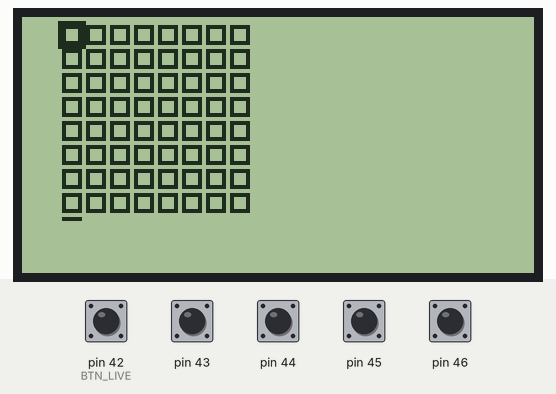
A program run on a simulated Arduino Mega 2560, built with avr-gcc and run on an emulated ATmega2560. On the bench: 128×64 one-colour display. Inputs (shaded band) come from the test bench; at power-on: pin 42 (BTN_LIVE), pin 43–46 HIGH. What the program prints to the serial monitor is not drawn.

Above: at 1.2 s.
1.3 s: pin 45 pulled LOW for 0.15 s
At 3.0 s:
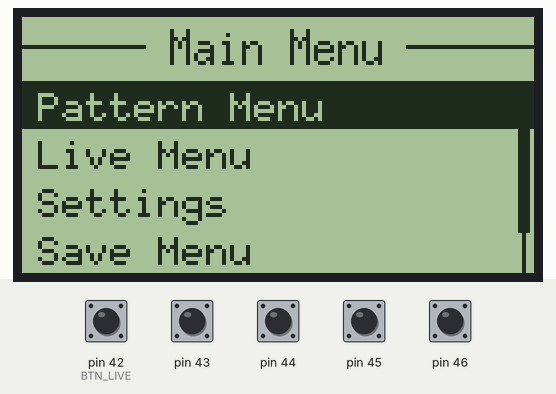
3.3 s: pin 44 pulled LOW for 0.15 s
At 5.0 s:
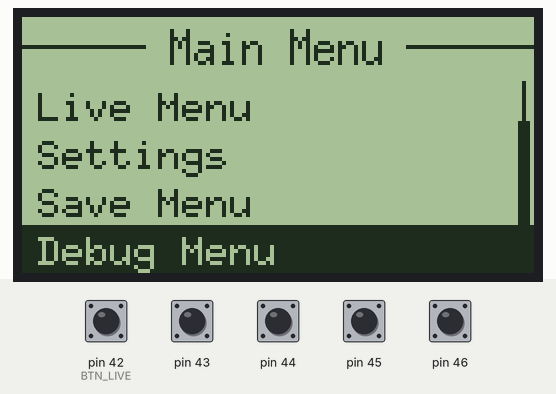
5.3 s: pin 45 pulled LOW for 1 s
At 6.8 s:
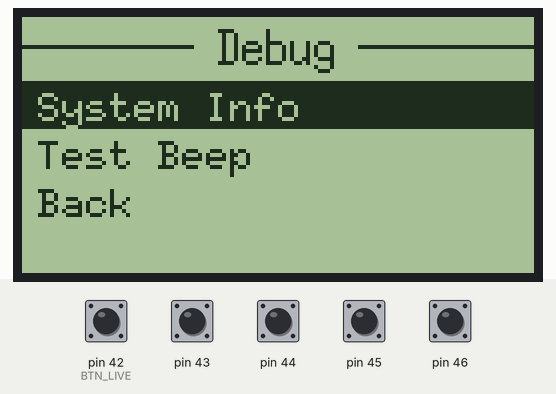
7.8 s: pin 43 pulled LOW for 1 s
At 9.4 s:
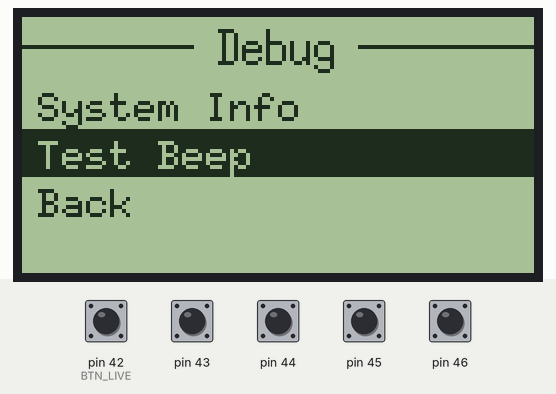
10.3 s: pin 42 (BTN_LIVE) pulled LOW for 1 s
At 11.3 s:
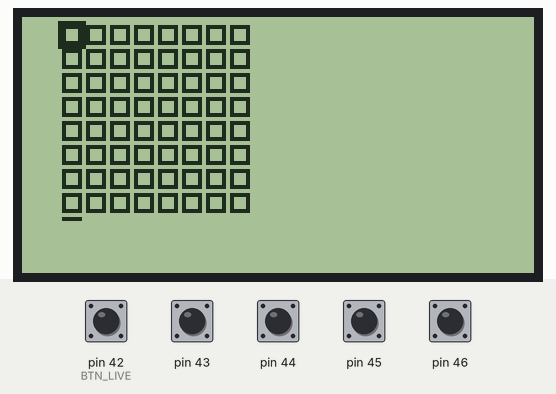
12.8 s: pin 43 pulled LOW for 0.15 s
At 13.9 s:
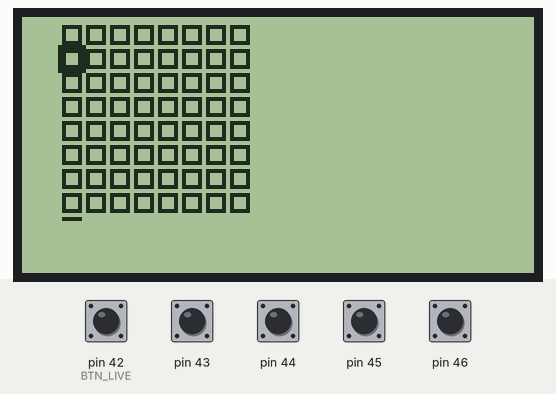
Timing chart, 0 to 15.4 s (numbered marks = the images above; inputs shaded):
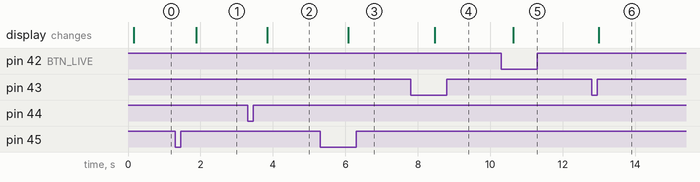

The program:

main.cpp
```cpp
// main.cpp
// Startup sketch for modular context engine
#include <Arduino.h>
#include "config.h"
#include "context_registry.h"
#include "menu_boot.h"
#include "object_classes.h"
#include "context_state.h"
#include "contexts_init.h"
#include "debug.h"
#include "hal_buttons_simple.h"
#include "event_router.h"
#include <avr/wdt.h>
#include <avr/io.h>

// Optional display object
#include <U8g2lib.h>
U8G2_ST7920_128X64_1_SW_SPI u8g2(U8G2_R0, LCD_CLK, LCD_MOSI, LCD_CS);

void setup() {
  //Serial.begin(115200);
  DEBUG_BEGIN();
  hal_buttons_setup();
  DL("Booting Context Engine...");

  // Init display
  u8g2.begin();

  // Init input manager (this sets up pins for all inputs declared in config)
  //initInputManager();

  // Register contexts (menus, live mode, etc.)
  registerAllContexts();

  // Start in LIVE mode (grid) instead of BOOT
  setContextByName("LIVE_MODE");

  DL("Setup complete.");
}


void loop() {
  hal_buttons_poll();  // produce events
  route_events();      // consume + deliver
  if (currentContext()) {
    if (auto* ctx = currentContext()) {
      ctx->update(&u8g2);
      ctx->draw(&u8g2);
    }
  }
}
```

board_profile_MEGA2560.h
```cpp
#pragma once
// Reserved for any Timer/ISR quirks or conditional includes
```

button_matrix.h
```cpp
// button_matrix.h
#pragma once
#include <stdint.h>
void btnmx_init();
uint32_t btnmx_read(); // returns a 36-
```

context_state.h
```cpp
// context_state.h
#ifndef CONTEXT_STATE_H
#define CONTEXT_STATE_H

#include "object_classes.h"

// Switch to a context by its registered name. Returns true if switched.
bool setContextByName(const char* name);

// Navigate back (history > parentName > "MAIN"). Returns true if switched.
bool goBack();

// Read-only pointer to the current context (may be null at boot).
ContextObject* currentContext();

#endif
```

contexts_init.h
```cpp
#ifndef CONTEXTS_INIT_H
#define CONTEXTS_INIT_H
void registerAllContexts();
#endif
```

debug.h
```cpp
#pragma once
#include <Arduino.h>
#include "config.h"   // define DEBUG_SERIAL (0 or 1) and optionally DEBUG_BAUD

// Optional: default baud if you want a helper init
#ifndef DEBUG_BAUD
#define DEBUG_BAUD 115200
#endif

#if DEBUG_SERIAL

// --- Init helper (use in setup() if you want) ---
inline void DEBUG_BEGIN() { Serial.begin(DEBUG_BAUD); }

// --- Literals in PROGMEM ---
inline void DPRINT(const __FlashStringHelper* s)  { Serial.print(s); }
inline void DPRINTLN(const __FlashStringHelper* s){ Serial.println(s); }

// --- Generic variables/values (no format) ---
template<typename T> inline void DPRINT(const T& v)   { Serial.print(v); }
template<typename T> inline void DPRINTLN(const T& v) { Serial.println(v); }

// --- Values with format spec (HEX/DEC/BIN…) ---
template<typename T> inline void DPRINT(const T& v, int fmt)   { Serial.print(v, fmt); }
template<typename T> inline void DPRINTLN(const T& v, int fmt) { Serial.println(v, fmt); }

// --- Convenience for string LITERALS (auto F()) ---
#define DL(x)   DPRINT(F(x))
#define DLLN(x) DPRINTLN(F(x))

#else  // DEBUG_SERIAL == 0  → compile away

inline void DEBUG_BEGIN() {}

inline void DPRINT(const __FlashStringHelper*) {}
inline void DPRINTLN(const __FlashStringHelper*) {}

template<typename T> inline void DPRINT(const T&) {}
template<typename T> inline void DPRINTLN(const T&) {}

template<typename T> inline void DPRINT(const T&, int) {}
template<typename T> inline void DPRINTLN(const T&, int) {}

#define DL(x)   do{}while(0)
#define DLLN(x) do{}while(0)

#endif
```

event_bus.h
```cpp
// event_bus.h
#ifndef EVENT_BUS_H
#define EVENT_BUS_H
#include <stdint.h>


// Event types your HAL can emit
enum EventType : uint8_t {
EVT_NONE = 0,
EVT_KEY_DOWN,
EVT_KEY_UP,
EVT_POT_MOVE,
EVT_TICK_1MS,
EVT_TICK_24PPQN
};


// Event sources (which device produced the event)
// Extend as needed (matrices, pots, encoders, ext clock, etc.)
enum EventSource : uint8_t {
SRC_NONE = 0,
SRC_FN_KEYS = 1, // function button bank (includes BTN_LIVE, SELECT, UP/DOWN)
SRC_MATRIX_A = 2,
SRC_MATRIX_B = 3,
SRC_POTS = 4,
SRC_CLOCK = 5
};


struct Event {
  uint8_t type, src, a, b;   // 4 bytes total
};
static_assert(sizeof(Event)==4, "Event padded!");  // catch padding early
// EventType type;
// EventSource src;
// uint8_t a; // payload (row, pot idx, etc.)
// uint8_t b; // payload (col, value, etc.)
//}


// Push/pop (ring buffer). Use eb_pushFromISR in ISRs.
bool eb_push(const Event& e);
bool eb_pushFromISR(const Event& e);
bool eb_pop(Event& e);


#endif // EVENT_BUS_H
```

event_router.h
```cpp
// event_router.h
#ifndef EVENT_ROUTER_H
#define EVENT_ROUTER_H


#include "event_bus.h"
#include "input_codes.h"


// Pump all pending events and deliver to the current context
// (or perform global actions like snap-to-live)
void route_events();


#endif // EVENT_ROUTER_H
```

events.h
```cpp
// events.h
#ifndef EVENTS_H
#define EVENTS_H

#include <stdint.h>

enum EventKind : uint8_t { EVT_INPUT = 0, EVT_ACTION = 1, EVT_TICK = 2, EVT_IO = 3 };

struct Event {
  EventKind kind;
  uint16_t code;   // e.g., BTN codes, ACTION codes
  int16_t  value;  // e.g., encoder delta, bool flags
};

#endif // EVENTS_H
```

input_codes.h
```cpp
// input_codes.h
#ifndef INPUT_CODES_H
#define INPUT_CODES_H


enum InputCode : int {
IN_NONE = 0,
IN_SELECT = 1,
IN_DOWN = 2,
IN_UP = 3,
IN_LEFT = 4,
IN_RIGHT = 5,
IN_TOGGLE = 6,
IN_PLAY = 7,
IN_STOP = 8,
IN_BACK = 9,
IN_MENU = 10,
IN_LIVE = 11
};


#endif // INPUT_CODES_H
```

menu_boot.h
```cpp
// menu_boot.h
// Declaration for the BOOT context.

#ifndef MENU_BOOT_H
#define MENU_BOOT_H

#include "object_classes.h"

// Subclass of ContextObject with custom behavior
class BootContext : public ContextObject {
public:
  BootContext();
  void draw(void* gfx) override;
  void handleInput(int input) override;
};

extern BootContext bootContext;

#endif // MENU_BOOT_H
```

menu_debug.h
```cpp
// menu_debug.h
#ifndef MENU_DEBUG_H
#define MENU_DEBUG_H

#include "object_classes.h"

class DebugMenuContext : public MenuObject {
public:
  DebugMenuContext();
  void draw(void* gfx) override;
  void update(void* gfx) override;
  void handleInput(int input) override;
};

#endif // MENU_DEBUG_H
```

menu_live.h
```cpp
// // menu_live.h
// #ifndef MENU_LIVE_H
// #define MENU_LIVE_H

// #include "object_classes.h"

// class LiveModeContext : public MenuObject {
// public:
//   LiveModeContext();
//   void draw(void* gfx) override;
//   void update(void* gfx) override;
//   void handleInput(int input) override;
// };

// #endif // MENU_LIVE_H
// menu_live.h
#ifndef MENU_LIVE_H
#define MENU_LIVE_H

#include "object_classes.h"

class LiveModeContext : public ContextObject {
public:
  // You can tune these to match your sequencer
  static const uint8_t COLS = 8;
  static const uint8_t ROWS = 8;

  LiveModeContext();

  void draw(void* gfx) override;          // draws grid
  void handleInput(int input) override;   // reacts to hardware -> mapped inputs
  void update(void* gfx) override;        // advance playhead, blink, etc.

  // Simple grid state (1 = active step)
  bool steps[ROWS][COLS];
  uint8_t cursorCol = 0;
  uint8_t cursorRow = 0;
  uint8_t playhead  = 0;
  bool    playing   = false;

  // Hooks you can wire later
  void toggleStep(uint8_t r, uint8_t c);
  void nextColumn();

private:
  // tiny blink timer
  uint16_t tick = 0;
};

extern LiveModeContext liveModeContext;

#endif // MENU_LIVE_H
```

menu_main.h
```cpp
// menu_main.h
// Declaration for the MAIN_MENU context

#ifndef MENU_MAIN_H
#define MENU_MAIN_H

#include "object_classes.h"

class MainMenuContext : public MenuObject {
public:
  MainMenuContext();
  void draw(void* gfx) override;
  void update(void* gfx) override;
  void handleInput(int input) override;

};

extern MainMenuContext mainMenuContext;

#endif // MENU_MAIN_H
```

menu_pattern.h
```cpp
#pragma once
#include "object_classes.h"

class PatternMenuContext : public MenuObject {
public:
  PatternMenuContext();
  void draw(void* gfx) override;
  void update(void* gfx) override;
  void handleInput(int input) override;
};

extern PatternMenuContext patternMenuContext;
```

menu_save.h
```cpp
// menu_save.h
#ifndef MENU_SAVE_H
#define MENU_SAVE_H

#include "object_classes.h"

class SaveMenuContext : public MenuObject {
public:
  SaveMenuContext();
  void draw(void* gfx) override;
  void update(void* gfx) override;
  void handleInput(int input) override;
};

#endif // MENU_SAVE_H
```

object_classes.h
```cpp
// object_classes.h
// Sacred definition of all core object types used in the modular context engine.
// This file shall not be edited lightly. Break its laws at your own peril.

#ifndef OBJECT_CLASSES_H
#define OBJECT_CLASSES_H

#include "config.h"
#include <stdint.h>
#include <stddef.h>
#include <limits.h>  // for UINTPTR_MAX in guarded asserts
#include <avr/pgmspace.h> // for PROGMEM reading
#include "input_codes.h"


// external navigation helpers – implemented elsewhere
extern bool goBack();
extern bool setContextByName(const char* name);

//-----------------------------------
// 🧱 Base Object
//-----------------------------------
class BaseObject {
public:
  const char* name;
  BaseObject(const char* n) : name(n) {}
  virtual ~BaseObject() {}
};


//-----------------------------------
// 🖥️ Context Object
//-----------------------------------
class ContextObject : public BaseObject {
public:
  const char* parentName;
  const char* const* subcontextNames;  // pointer to table of const char*
  uint8_t subcontextCount;

  ContextObject(const char* name, const char* parent, const char* const* subs, uint8_t count)
    : BaseObject(name), parentName(parent), subcontextNames(subs), subcontextCount(count) {}

  virtual void draw(void* /*gfx*/) {}       // Accepts U8G2* or similar
  virtual void handleInput(int /*input*/) {}
  virtual void update(void* /*gfx*/) {}
  virtual void output(int /*signal*/) {}
};
class MenuObject : public ContextObject {
public:
  const char* const* items;   // pointer to label table (RAM or PROGMEM)
  uint8_t itemCount;
  uint8_t selectedIndex;

  // NEW: if false, default handler ignores select (menu can be view-only)
  bool autoSelectEnabled;

  MenuObject(const char* name, const char* parent,
             const char* const* subs, uint8_t subCount,
             const char* const* menuItems, uint8_t menuItemCount,
             bool autoSelect = true)
    : ContextObject(name, parent, subs, subCount),
      items(menuItems), itemCount(menuItemCount), selectedIndex(0),
      autoSelectEnabled(autoSelect) {}

  // Hook: override in a specific menu if you want custom action on select.
  // Return true if you handled it (to suppress default behavior).
  virtual bool onSelect(uint8_t /*index*/) { return false; }

  // Generic navigation + select using subcontextNames (subs)
  virtual void handleInput(int input) override {
    if (input == KEY_SELECT) {
      if (onSelect(selectedIndex)) return;           // custom behavior took it
      if (!autoSelectEnabled) return;                // menu opted out
      if (subcontextNames && selectedIndex < subcontextCount) {
        const char* dest =
          (const char*)pgm_read_ptr(&subcontextNames[selectedIndex]); // PROGMEM-safe
        if (dest && dest[0]) setContextByName(dest);
      }
    } else if (input == KEY_DOWN) {
      if (itemCount) selectedIndex = (uint8_t)((selectedIndex + 1) % itemCount);
    } else if (input == KEY_UP) {
      if (itemCount) selectedIndex = (uint8_t)((selectedIndex + itemCount - 1) % itemCount);
    } else if (input == KEY_BACK) {
      (void)goBack();
    }
  }

  virtual void select() {} // legacy hook (kept for compatibility)
};

// //-----------------------------------
// // 📜 Menu Object (a type of Context)
// //-----------------------------------
// class MenuObject : public ContextObject {
// public:
//   const char* const* items;  // pointer to table of const char*
//   uint8_t itemCount;
//   uint8_t selectedIndex;

//   MenuObject(const char* name, const char* parent, const char* const* subs, uint8_t subCount,
//              const char* const* menuItems, uint8_t menuItemCount)
//     : ContextObject(name, parent, subs, subCount),
//       items(menuItems), itemCount(menuItemCount), selectedIndex(0) {}

//   virtual void select() {} // override if item is chosen
// };

// ===== Compile-time sanity checks (only on real AVR C++ builds, not IntelliSense) =====
#if defined(__cplusplus) && defined(__AVR__) && !defined(__INTELLISENSE__)

// On AVR, pointers are 16-bit; gate on uintptr_t to avoid host/editor models.
#if (UINTPTR_MAX == 0xFFFFu)
static_assert(sizeof(const char*) == 2, "AVR: expected 16-bit pointers");
#endif

// Sizes are conservative to avoid flapping if base layout shifts.
// (AVR: vptr ~2, each pointer 2, small fields 1.)
static_assert(sizeof(ContextObject) <= 24, "ContextObject grew unexpectedly");
static_assert(sizeof(MenuObject)    <= 28, "MenuObject grew unexpectedly");

#endif // guarded asserts

//-----------------------------------
// 🎛️ Input Object
//-----------------------------------
class InputObject : public BaseObject {
public:
  int pin;
  bool isEncoder;

  InputObject(const char* name, int pinNumber, bool encoder = false)
    : BaseObject(name), pin(pinNumber), isEncoder(encoder) {}
};

//-----------------------------------
// 💡 Output Object
//-----------------------------------
class OutputObject : public BaseObject {
public:
  int pin;

  OutputObject(const char* name, int pinNumber)
    : BaseObject(name), pin(pinNumber) {}

  virtual void set(bool /*state*/) {}  // Turn on/off, send MIDI, etc.
};

//-----------------------------------
// ⚙️ State Object
//-----------------------------------
class StateObject : public BaseObject {
public:
  int value;

  StateObject(const char* name, int initialValue = 0)
    : BaseObject(name), value(initialValue) {}
};

//-----------------------------------
// 🎬 Action Object
//-----------------------------------
class ActionObject : public BaseObject {
public:
  ActionObject(const char* name) : BaseObject(name) {}
  virtual void execute() {} // perform action
};

//-----------------------------------
// 📚 Registry Object
//-----------------------------------
class RegistryObject : public BaseObject {
public:
  RegistryObject() : BaseObject("Registry") {}
  virtual void registerObject(BaseObject* /*obj*/) {}
};

#endif // OBJECT_CLASSES_H
```

sequencer_core.h
```cpp
// core.h
#pragma once
#include <stdint.h>
struct Track { bool mute=false; uint8_t steps[16]; }; // velocity/gate or on/off
struct Pattern { Track trk[10]; uint8_t length=16; uint8_t pos=0; };
void seq_reset(Pattern& p);
void seq_tick(Pattern& p); // advance pos
```

transitions.h
```cpp
#ifndef TRANSITIONS_H
#define TRANSITIONS_H

#include <string.h>
#include "context_state.h"  // setContextByName()
#include "object_classes.h" // ContextObject

struct Transition {
  const char* from;     // context name
  uint16_t onCode;      // input/action code
  const char* to;       // next context name
};

inline bool tryTransition(const char* from, uint16_t code, const Transition* table, unsigned int n) {
  for (unsigned int i = 0; i < n; ++i) {
    if (table[i].from && table[i].to && (code == table[i].onCode) && (strcmp(from, table[i].from) == 0)) {
      setContextByName(table[i].to);
      return true;
    }
  }
  return false;
}

#endif // TRANSITIONS_H
```

boot_checks.cpp
```cpp
#include <Wire.h>
#include <SPI.h>
#include <SD.h>
#include "config.h"
#include <Arduino.h>
#include "config.h"
#include "debug.h"

void i2c_scan(){
DL("I2C scan:");
Wire.begin();
for (uint8_t addr=1; addr<127; ++addr){
Wire.beginTransmission(addr);
uint8_t err = Wire.endTransmission();
if(err==0){ DL(" - 0x"); DPRINTLN(addr, HEX); }
}
}


bool sd_init(){
DL("SD init CS="); DPRINTLN(PIN_SD_CS);
if(SD.begin(PIN_SD_CS)){
DL("SD: OK");
File root = SD.open("/");
while(true){
File f = root.openNextFile();
if(!f) break;
DL(" "); DPRINT(f.name());
if(f.isDirectory()) DL("/"); else DL("");
f.close();
}
root.close();
return true;
}
DL("SD: FAIL");
return false;
}


void run_boot_checks(){ i2c_scan(); sd_init(); }
```

button_matrix.cpp
```cpp
// button_matrix.cpp (sketchy stub)
#include <Arduino.h>
#include <Wire.h>
#include "config.h"
#include "button_matrix.h"

// Using MCP23017: GPA=rows (outputs), GPB=cols (inputs with pullups)
// 6 rows, 6 cols → 36 buttons, with per-key diodes to prevent ghosting.


static inline void mcp_write(uint8_t reg, uint8_t val){ Wire.beginTransmission(I2C_ADDR_MCP);
     Wire.write(reg);
      Wire.write(val);
       Wire.endTransmission(); }
static inline uint8_t mcp_read(uint8_t reg){ Wire.beginTransmission(I2C_ADDR_MCP);
     Wire.write(reg); Wire.endTransmission(false);
      Wire.requestFrom((uint8_t)I2C_ADDR_MCP, (uint8_t)1);
       return Wire.read(); }


void btnmx_init(){
Wire.begin();
// IODIRA=rows outputs (lower 6 used), IODIRB=cols inputs
mcp_write(0x00, 0x00); // IODIRA all outputs
mcp_write(0x01, 0xFF); // IODIRB all inputs
mcp_write(0x0D, 0xFF); // GPPUB pullups on B
}


uint32_t btnmx_read(){
uint32_t bits=0; // we’ll pack 36 bits LSB..MSB
for(uint8_t r=0; r<6; ++r){
    uint8_t rowMask = (1<<r);
        mcp_write(0x12, rowMask); // GPIOA set active row high
        delayMicroseconds(50);
    uint8_t cols = mcp_read(0x13); // GPIOB
        cols = ~cols; // active high when pressed
    for(uint8_t c=0; c<6; ++c){
        uint8_t pressed = (cols>>c)&1;
        uint8_t idx = r*6 + c; // 0..35
        if(pressed) bits |= (1UL<<idx);
    }
}
// Clear rows
mcp_write(0x12, 0x00);
return bits;
}
```

contexts_init.cpp
```cpp
#include "contexts_init.h"
#include "menu_main.h"
#include "menu_settings.h"
#include "menu_live.h"
#include "menu_pattern.h"
#include "menu_save.h"
#include "menu_debug.h"

extern void registerMainMenuContext();
extern void registerSettingsMenuContext();
extern void registerLiveModeContext();
extern void registerPatternMenuContext();
extern void registerSaveMenuContext();
extern void registerDebugMenuContext();

void registerAllContexts() {
  registerMainMenuContext();
  registerSettingsMenuContext();
  registerLiveModeContext();
  registerPatternMenuContext();
  registerSaveMenuContext();
  registerDebugMenuContext();
}
```

sequencer_core.cpp
```cpp
// core.cpp
#include "sequencer_core.h"
void seq_reset(Pattern& p){ p.pos=0; }
void seq_tick(Pattern& p){
p.pos = (p.pos + 1) % p.length;
// In real-time code we’d emit events per unmuted Track here
}
```

Source omitted: ui_draw.h (6474 bytes), context_state.cpp (2666 bytes), event_bus.cpp (879 bytes), event_router.cpp (1099 bytes), menu_boot.cpp (1263 bytes), menu_debug.cpp (1858 bytes), menu_live.cpp (2750 bytes), menu_main.cpp (2073 bytes), menu_pattern.cpp (1939 bytes), menu_save.cpp (1860 bytes), step_pots_4067.cpp (439 bytes), config.h (750 bytes) and 10 more

Measured:
- after the input at 1.3 s, the display: changes after 0.59 s (image 1)
- after the input at 3.3 s, the display: changes after 0.54 s (image 2)
- after the input at 5.3 s, the display: changes after 0.77 s (image 3)
- after the input at 7.8 s, the display: changes after 0.66 s (image 4)
- after the input at 10.3 s, the display: changes after 0.33 s (image 5)
- after the input at 12.8 s, the display: changes after 0.19 s (image 6)
